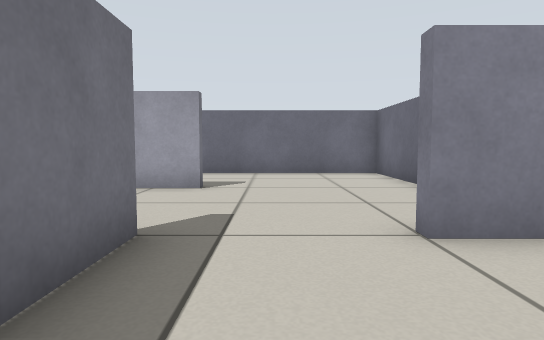
view 1 (above)

15 first-person views from a walk through a robot-simulator world made for Gazebo. The camera is 0.45 m above the floor, tilts 4° down and sees 75° across. The floor is counted in squares, 0.5 m on a side. Each view is taken from the middle of a square. On the plan, view 1 faces up. The plan holds only what a view shows up to about 12 squares ahead; the rest is blank.

view 2
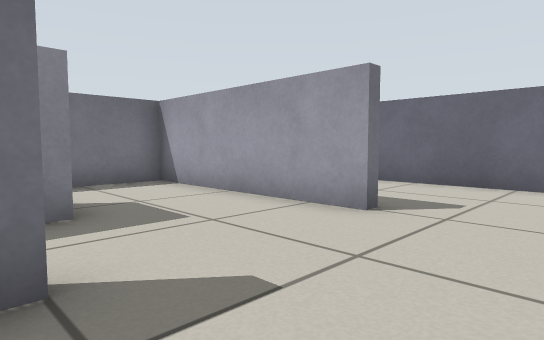

view 3
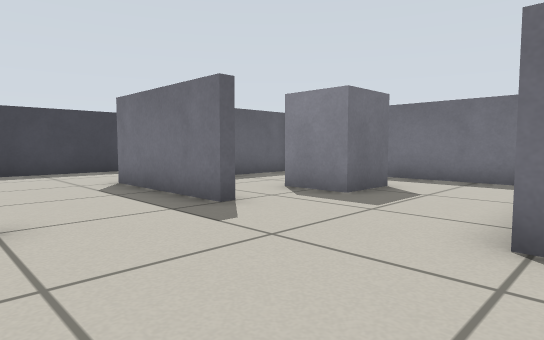

view 4
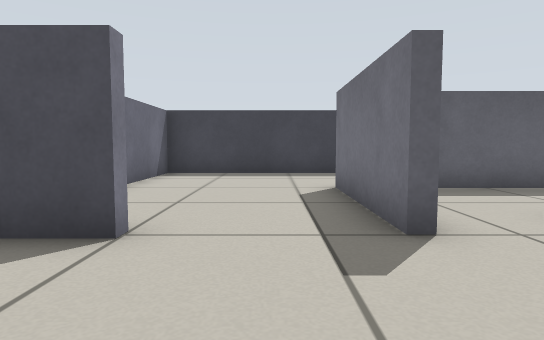

view 5
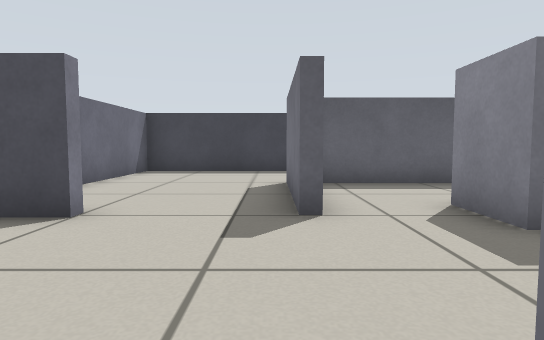

view 6
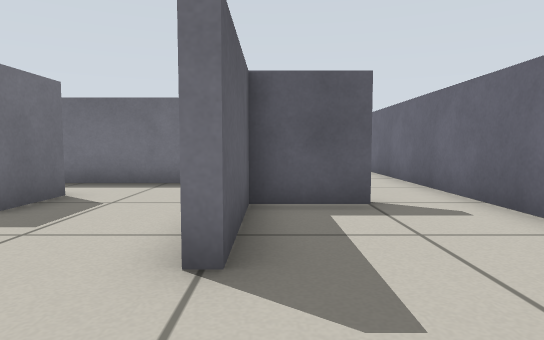

view 7
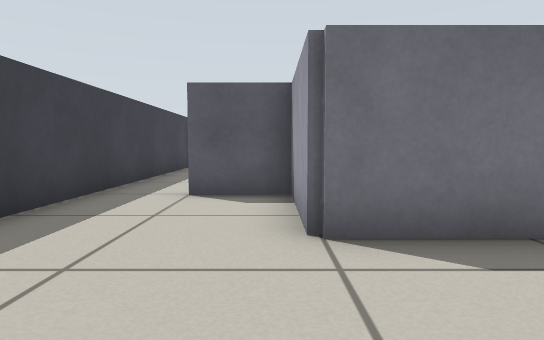

view 8
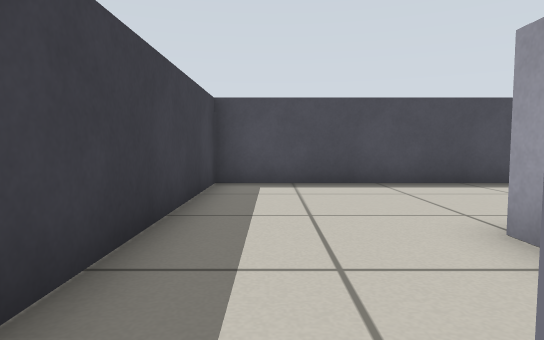

view 9
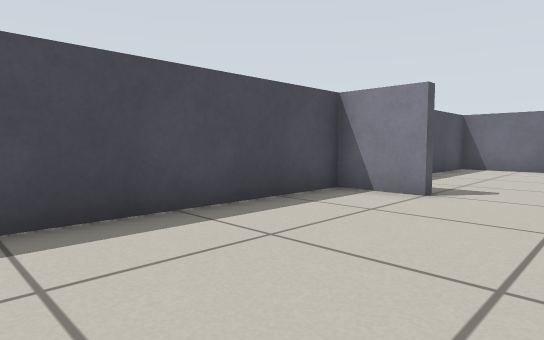

view 10
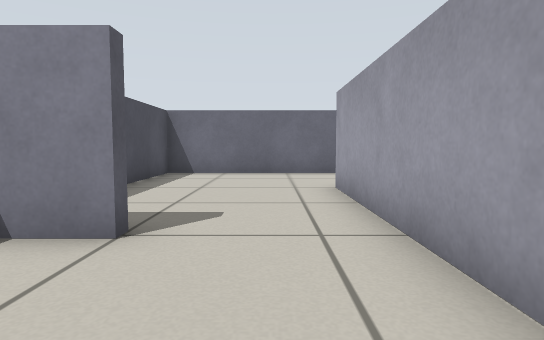

view 11
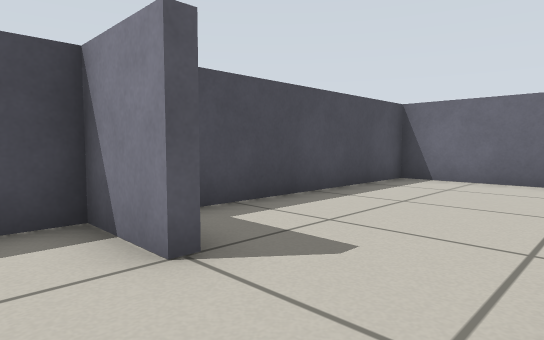

view 12
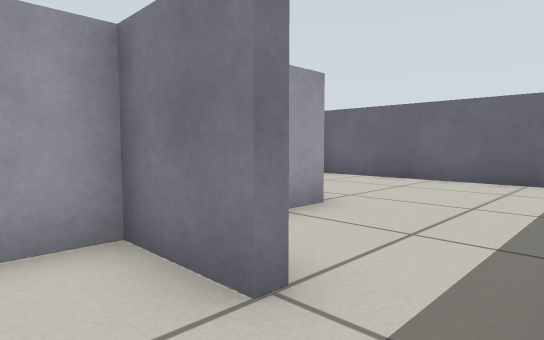

view 13
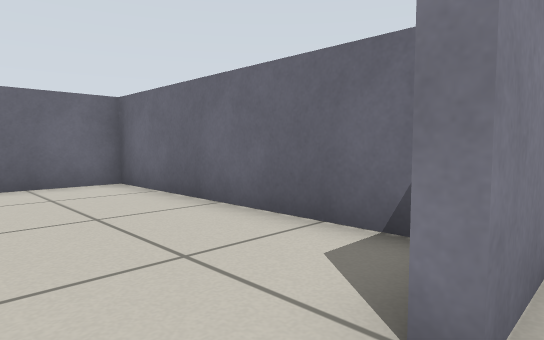

view 14
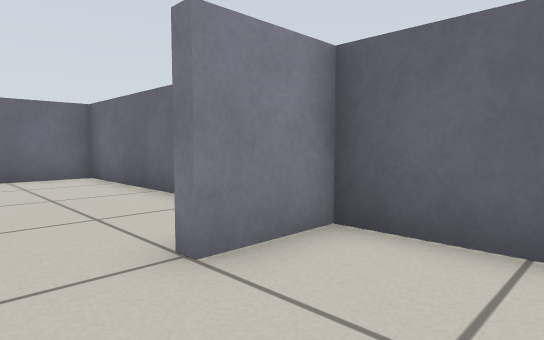

view 15
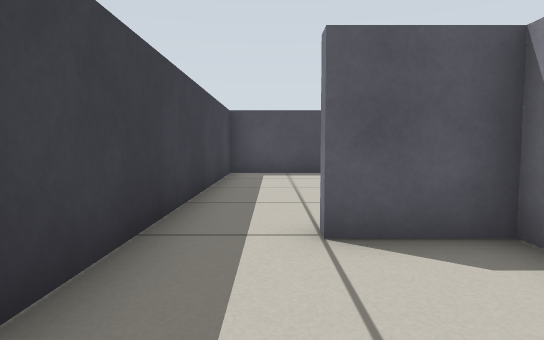

### Floor plan
Ten units are one square. View 1 is at (0, 0); x grows to the right and y downward. Boxes are objects, and circles mark ways between rooms. Rooms are numbered by the first view taken in them; rooms with no view inside come last. Other rooms are left out.
<svg viewBox="-128 -119 167 167">
<path fill="none" stroke="#000" d="M-13 -37 -13 7 -43 7 -43 25M-46 43 34 43 34 -33 15 -33M-18 -37 -13 -37M-43 -96 -43 -77 -13 -77 -13 -74 -74 -74 -74 -30M15 -33 15 -37 26 -37M34 -44 34 -114 -56 -114M-68 3 -21 3M-105 -38 -105 -33 -123 -33 -123 43 -46 43M-76 -16 -76 -75M-43 25 -46 25 -46 7 -75 7M-56 -114 -123 -114 -123 -48"/>
<rect x="-55" y="-45" width="20" height="20" fill="#bbb"><title>grey box</title></rect>
<circle cx="5" cy="-30" r="3" fill="#2a7"/>
<circle cx="-40" cy="35" r="3" fill="#2a7"/>
<circle cx="-45" cy="-105" r="3" fill="#2a7"/>
<text x="0" y="10">1</text>
<text x="-20" y="-60">2</text>
<text x="-90" y="-30">3</text>
</svg>
Room 1 opens to room 2. Room 1 opens to room 3. Room 2 opens to room 3.

Where each view was taken, in squares from view 1:
view 1: 0 up, 0 right, facing up
view 2: 3 up, 1 right, facing up-left
view 3: 8 up, 2 right, facing down-left
view 4: 7 up, 0 right, facing down
view 5: 8 up, 1 left, facing down
view 6: 8 up, 1 right, facing left
view 7: 1 down, 2 right, facing left
view 8: 3 down, 4 left, facing left
view 9: 3 down, 8 left, facing up-left
view 10: 0 up, 9 left, facing up
view 11: 2 up, 8 left, facing up-left
view 12: 4 down, 6 left, facing up-right
view 13: 3 up, 0 right, facing up-right
view 14: 1 up, 0 right, facing up-right
view 15: 3 down, 1 left, facing left
